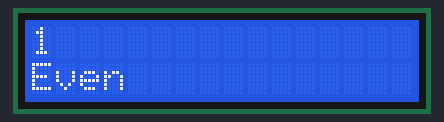
Bench run of a sketch on a simulated Arduino Uno, built with avr-gcc and run on an emulated ATmega328P. Shown: 16×2 character LCD.

Above: at 0.2 s.
At 3.2 s:
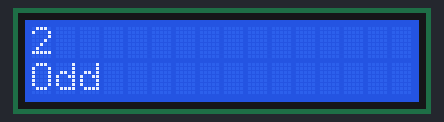
At 6.2 s:
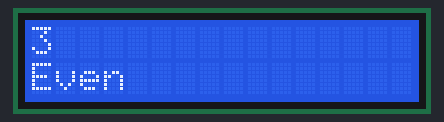
At 15.2 s:
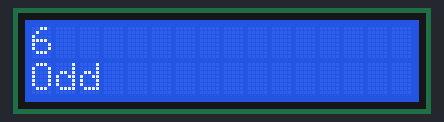
At 24.3 s:
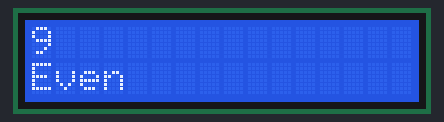
At 33.3 s:
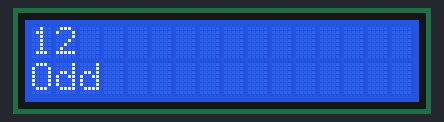

The sketch:

lcd3.ino
```cpp
//YWROBOT
//Compatible with the Arduino IDE 1.0
//Library version:1.1
#include <Wire.h>
#include <LiquidCrystal_I2C.h>

LiquidCrystal_I2C lcd(0x27,16,2);  // set the LCD address to 0x27 for a 16 chars and 2 line display

void setup()
{
  lcd.init();                      // initialize the lcd
  lcd.init();
  // Print a message to the LCD.
  lcd.backlight();

}

int i=1;
void loop()
{
  for(i=1;i<101;i++){
  lcd.setCursor(0,0);
  lcd.print(i);
  if(i%2){
    lcd.setCursor(0,1);
    lcd.print("Even");
  }else{
    lcd.setCursor(0,1);
    lcd.print("Odd");
    }
  delay(3000);
  lcd.clear();
  }
}
```

Measured:
- what the display in image 1 shows lasts 3.1 s, from 3.1 s to 6.2 s
